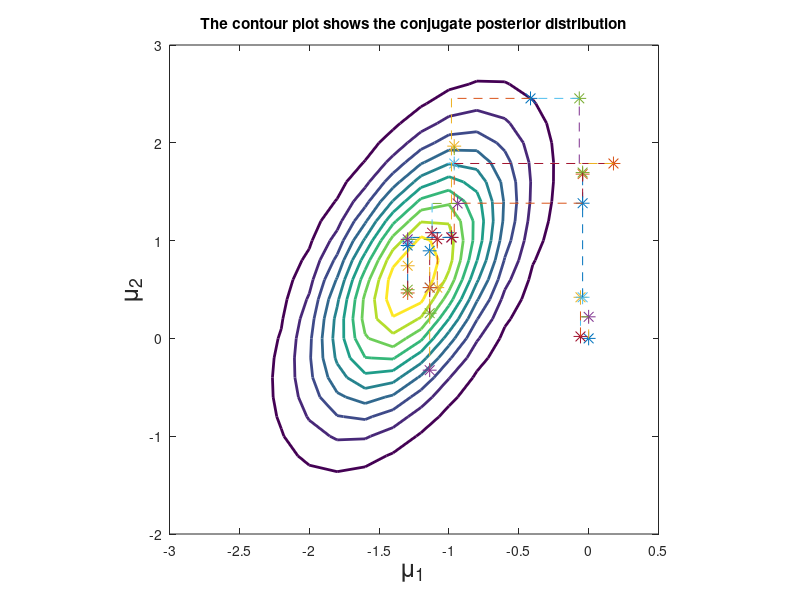
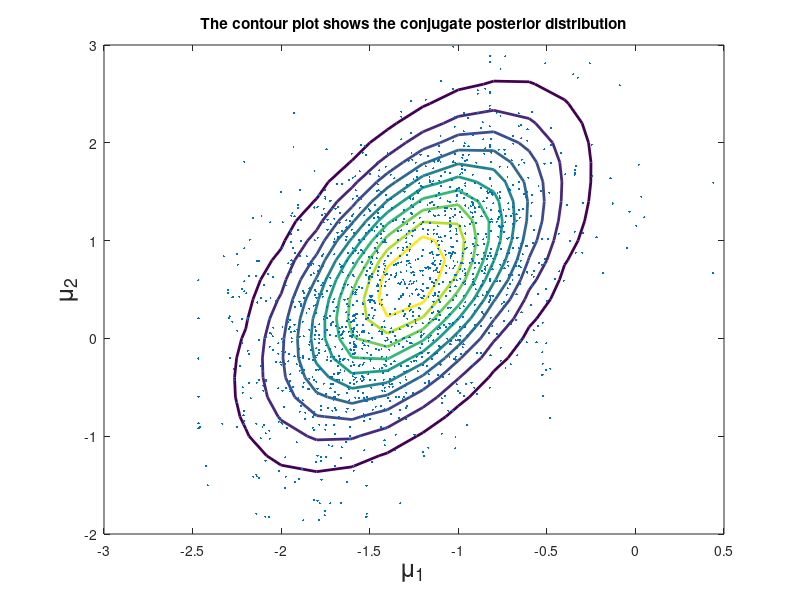
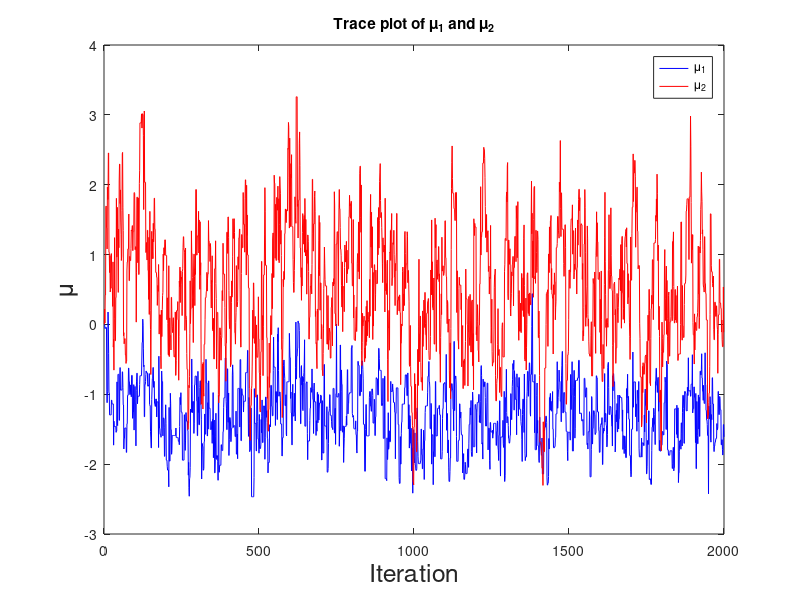

The MATLAB script that drew these images, in order:
% This program uses the Metropolis algorithm for the multivariate normal 
% model with unknown mean and known covariance matrix. We use a
% multivariate normal prior for the mean.
% Note that this is a conjugate situation so we can compare our results
% with the result based on the closed form.
% The difference between this program and normPostMetroplis1.m is that this
% oen updates parameters one at a time. 

function theta = normMetropolis2
global yObs n sigma mu0 lambda0;

% Number of iterations and number of samples we discard (burn in).
nIterations = 2000;
% You have to decided on burnin value after you look at the posterior samples.
burnIn = 100;

% These are the parameters of the prior
mu0 = [0, 0];
lambda0 = 10*eye(2);

% This the observed data
yObs = [-1.2, 2.3; -0.5, 0.7; -2.1, -1];
[n, d] = size(yObs);

sigma = cov(yObs);

% This is our initial point
theta(1, :) = [0, 0];

% This is to create a dynamic plot for MCMC sampling

mu_n = (mu0*inv(lambda0) + n*mean(yObs)*inv(sigma))*inv(inv(lambda0)+n*inv(sigma));
lambda_n = inv(inv(lambda0)+n*inv(sigma));
figure
[theta01, theta02] = meshgrid(-4:.2:4,-4:.2:4);
for i = 1:size(theta01, 1) 
for j = 1:size(theta01, 2)
    thetaConjugate(i, j) = mvnpdf([theta01(i, j), theta02(i, j)], mu_n, lambda_n);
end
end
contour(theta01, theta02, thetaConjugate, 'LineWidth', 2)
title('The contour plot shows the conjugate posterior distribution');

xlabel(gca, '\mu_1', 'FontSize', 18); ylabel(gca, '\mu_2', 'FontSize', 18);
hold on
h = plot(theta(1, 1), theta(1, 2), '*', 'MarkerSize', 10);
% set(h,'EraseMode','xor','MarkerSize',12)
xlabel(gca, '\mu_1', 'FontSize', 18); ylabel(gca, '\mu_2', 'FontSize', 18);
axis([-3 0.5 -2 3])


for i = 2:nIterations

    for j = 1:d
    
	thetaPrime = theta(i-1, :);
    % Proposing a new point from N(theta, 0.5) distribution
    thetaPrime(1, j) = normrnd(theta(i-1, j), sqrt(0.5));
    
    % Evaluating the posterior probability of the new point
    postThetaPrime = getPosterior(thetaPrime);
    
    % Evaluating the posterior probability of the current point
    postThetaCurrent = getPosterior(theta(i-1, :));
    
    % Evaluating the acceptance probability
    acceptanceRate = min(1, postThetaPrime/postThetaCurrent);
    
    % Deciding whether to accept the new point or stay where we are
    u = rand;
    if u<= acceptanceRate
        theta(i, j) = thetaPrime(1, j);
    else
        theta(i, j) = theta(i-1, j);
    end


    if i<=30
        if j==1
            plot([theta(i-1, 1), theta(i, 1)], [theta(i-1, 2), theta(i-1, 2)], '--');
        else
            plot([theta(i, 1), theta(i, 1)], [theta(i-1, 2), theta(i, 2)], '--');
            plot(theta(i, 1), theta(i, 2), '*', 'MarkerSize', 10)
        end
        axis square
        drawnow
        pause(7/i)
    end

    
    end

    % Ploting the first 20 samples


end


% Comparing the result to what we obtain using the closed form of the posterior distribution 
% based on the conjugacy.
figure
contour(theta01, theta02, thetaConjugate, 'LineWidth', 2)
axis([-3 0.5 -2 3])
title('The contour plot shows the conjugate posterior distribution');

xlabel(gca, '\mu_1', 'FontSize', 18); ylabel(gca, '\mu_2', 'FontSize', 18);

hold on

plot(theta(burnIn:end, 1), theta(burnIn:end, 2), '.', 'markerSize', 5);
hold off
pause(3)
figure
plot(theta(:, 1), 'b');
hold on
plot(theta(:, 2), 'r');
legend('\mu_1', '\mu_2')
xlabel('Iteration')
title('Trace plot of \mu_1 and \mu_2')
xlabel(gca, 'Iteration', 'FontSize', 18); ylabel(gca, '\mu', 'FontSize', 18);




% The following function evaluates the psoterior probability for a given
% theta
function posterior = getPosterior(theta)
global yObs n sigma mu0 lambda0;
    
% We use the following to get the posterior distribution. 
% FOR LARGER SAMPLES, IT IS BETTER TO USE THE LOG TRANSFORMATION OF THESE
% DISTRIBUTION AND MODIFY THE ACCEPTANCE PROBABILITY ACCORDINGLY.

prior = mvnpdf(theta, mu0, lambda0);
likelihood = prod(mvnpdf(yObs, theta, sigma));
posterior = prior*likelihood;
